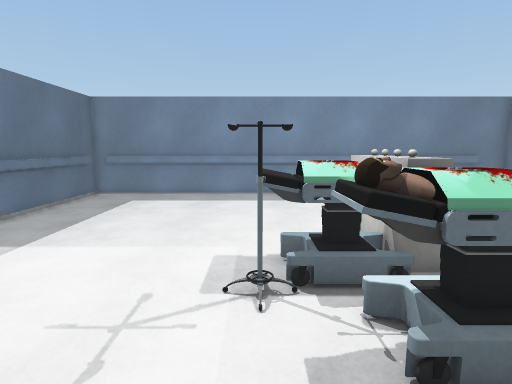
[1] (above)

18 first-person views from a walk through a Unity game level. The camera is 1.4 m above the floor, tilts 8° down and sees 80° across. The floor is counted in squares, 0.5 m on a side. Each view is taken from the middle of a square. On the plan, view 1 faces up. The plan holds only what a view shows up to about 20 squares ahead; the rest is blank. The place goes on beyond the plan. The player is left out. Some surface patterns are stand-ins.

[2]
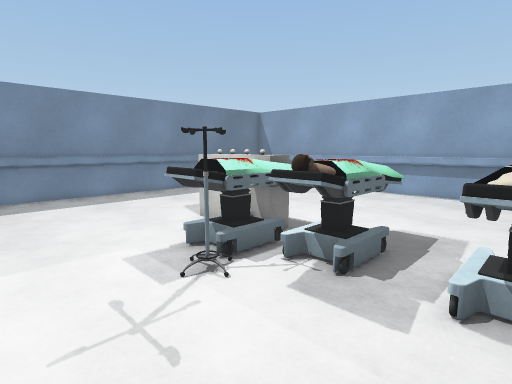

[3]
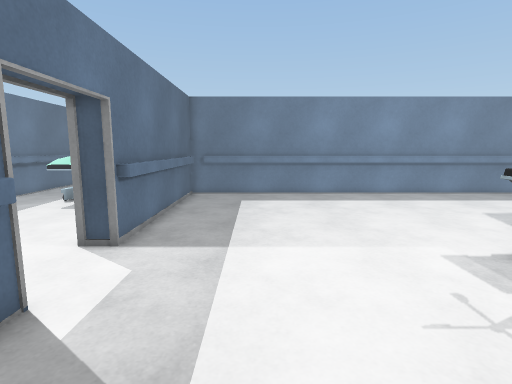

[4]
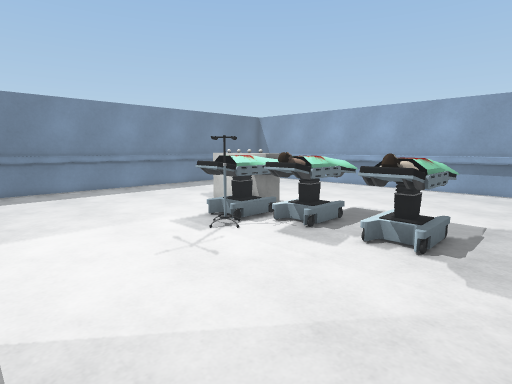

[5]
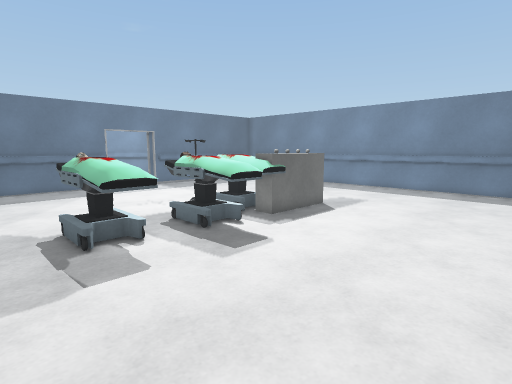

[6]
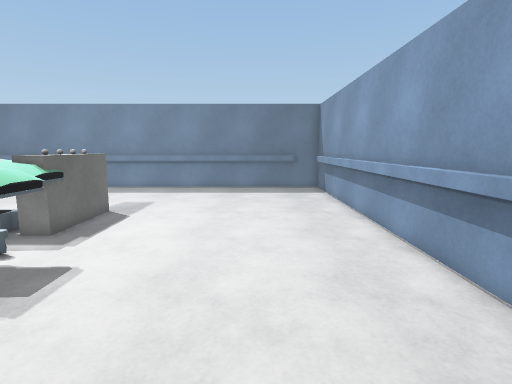

[7]
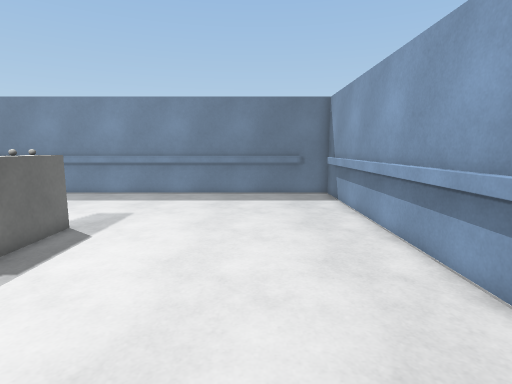

[8]
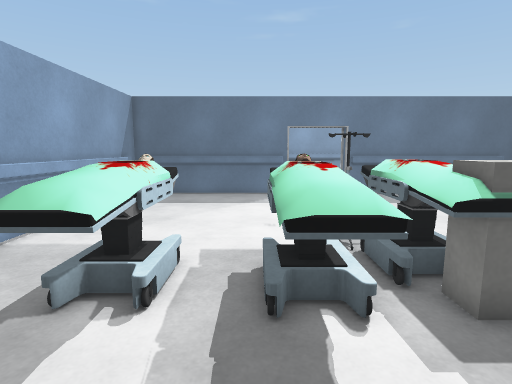

[9]
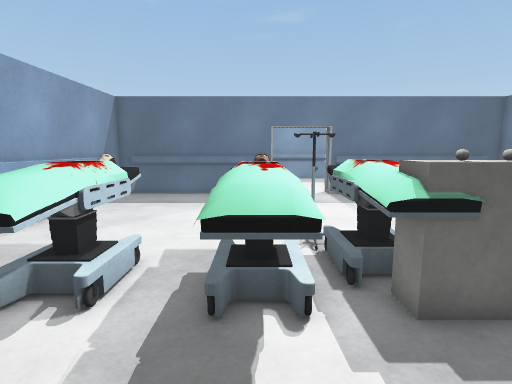

[10]
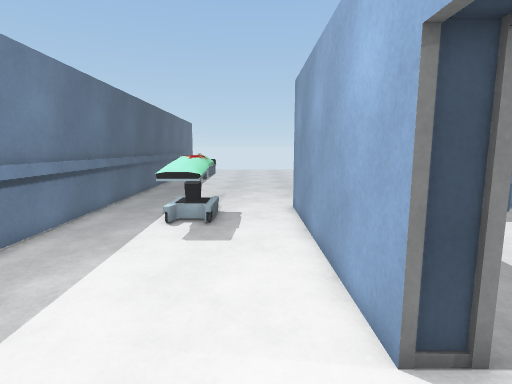

[11]
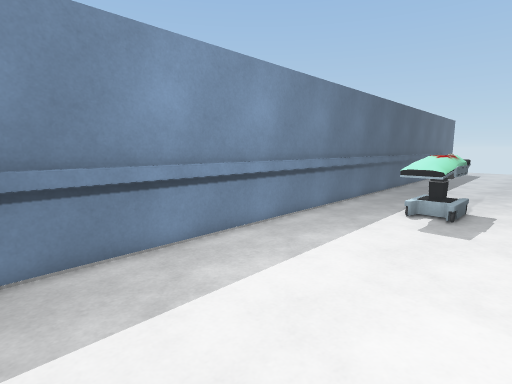

[12]
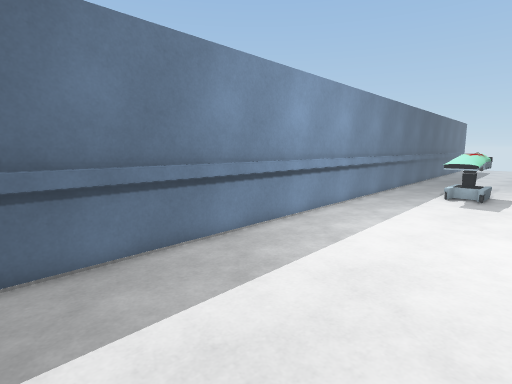

[13]
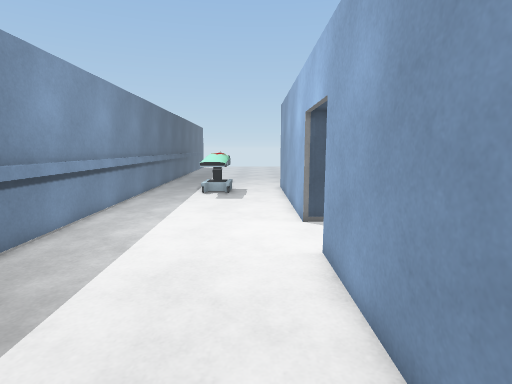

[14]
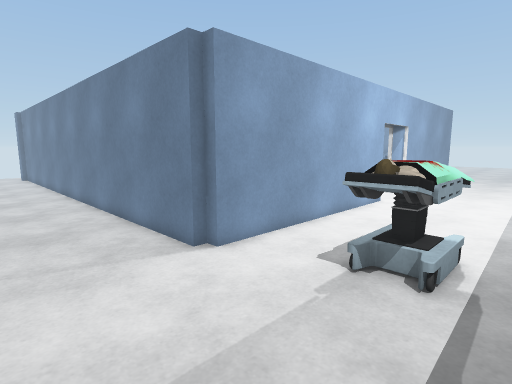

[15]
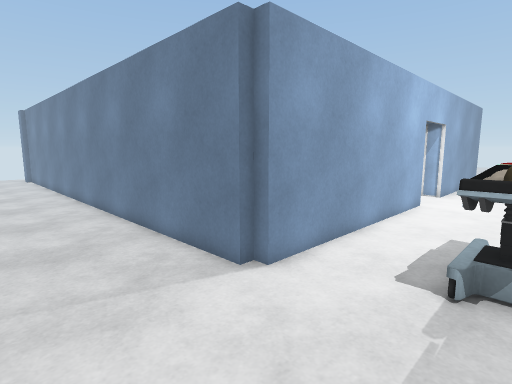

[16]
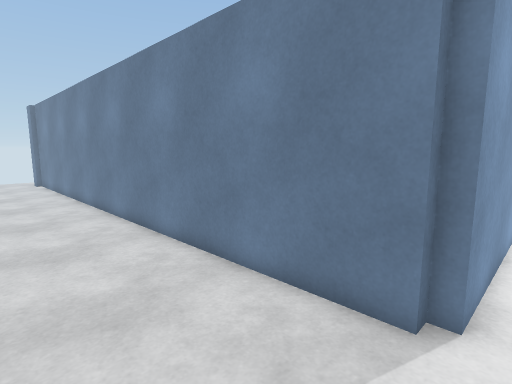

[17]
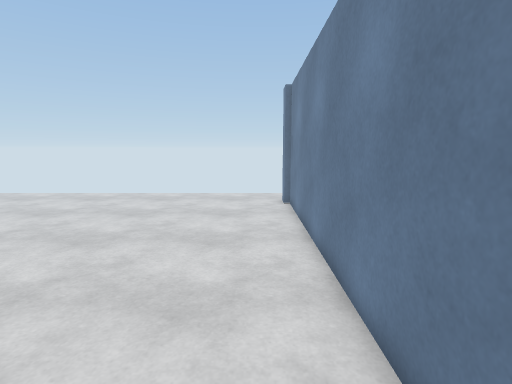

[18]
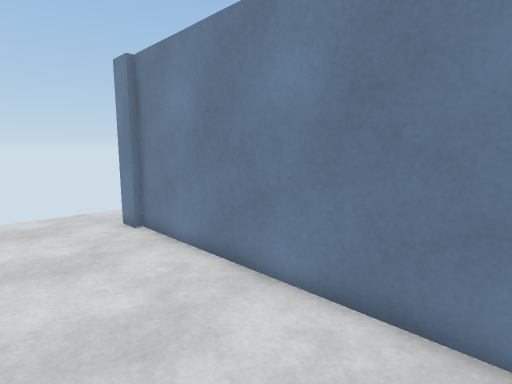

### Floor plan
Points are (right, up) in squares from view 1. A wall is a line through its corners. A room is listed if a view was taken in it or the views show most of it. See-through windows are left out.
Room 1 (views 1, 2, 3, 4, 5, 6, 7, 8, 9)
walls: (-9.7, 4.6) (-9.7, -3.6); (-11.2, 4.9) (-10.1, 4.9) (-10.1, -4.5); (-8.4, -4.1) (0.6, -4.1); (15.1, -1) (15.1, 17.8); (15.5, -1.1) (15.5, 19.1) (-10.1, 19.1) (-10.1, 8.7) (-11.2, 8.7); (-9.7, 18.1) (-9.7, 8.9) (-10.1, 8.9); (13.6, 18.7) (-9.1, 18.7)
ways out: opening at (-10.5, 7) to room 2
objects: other object (0, 5); table (0, 6) to (4, 8); table (1, -1) to (5, 1); table (1, 3) to (6, 5); other object (3, 8) to (4, 11)
Room 2 (views 10, 11, 12, 13, 14, 15, 16, 17, 18)
walls: (-11.2, 8.7) (-11.2, 19.8) (-10.7, 19.8) (-10.7, 20.2) (15.5, 20.2); (-20, 25.1) (-19.1, -2.5); (-20.4, 25.2) (-19.6, -2.5); (-11.2, -1.1) (-11.2, 4.9); (15.5, 20.5) (16.6, 20.5)
ways out: opening at (-10.5, 7) to room 1
objects: table (-16, 15) to (-15, 19)

Where each view was taken, in squares from view 1:
view 1: 0 up, 0 right, facing up
view 2: 0 up, 4 left, facing up-right
view 3: 0 up, 6 left, facing up
view 4: 3 down, 7 left, facing up-right
view 5: 3 down, 13 right, facing up-left
view 6: 3 down, 11 right, facing up
view 7: 0 up, 11 right, facing up
view 8: 3 up, 9 right, facing left
view 9: 4 up, 9 right, facing left
view 10: 5 up, 13 left, facing up
view 11: 3 up, 12 left, facing up-left
view 12: 3 down, 12 left, facing up-left
view 13: 3 down, 13 left, facing up
view 14: 25 up, 18 left, facing down-right
view 15: 25 up, 16 left, facing down-right
view 16: 25 up, 12 left, facing down-right
view 17: 22 up, 0 right, facing right
view 18: 25 up, 5 right, facing down-right
